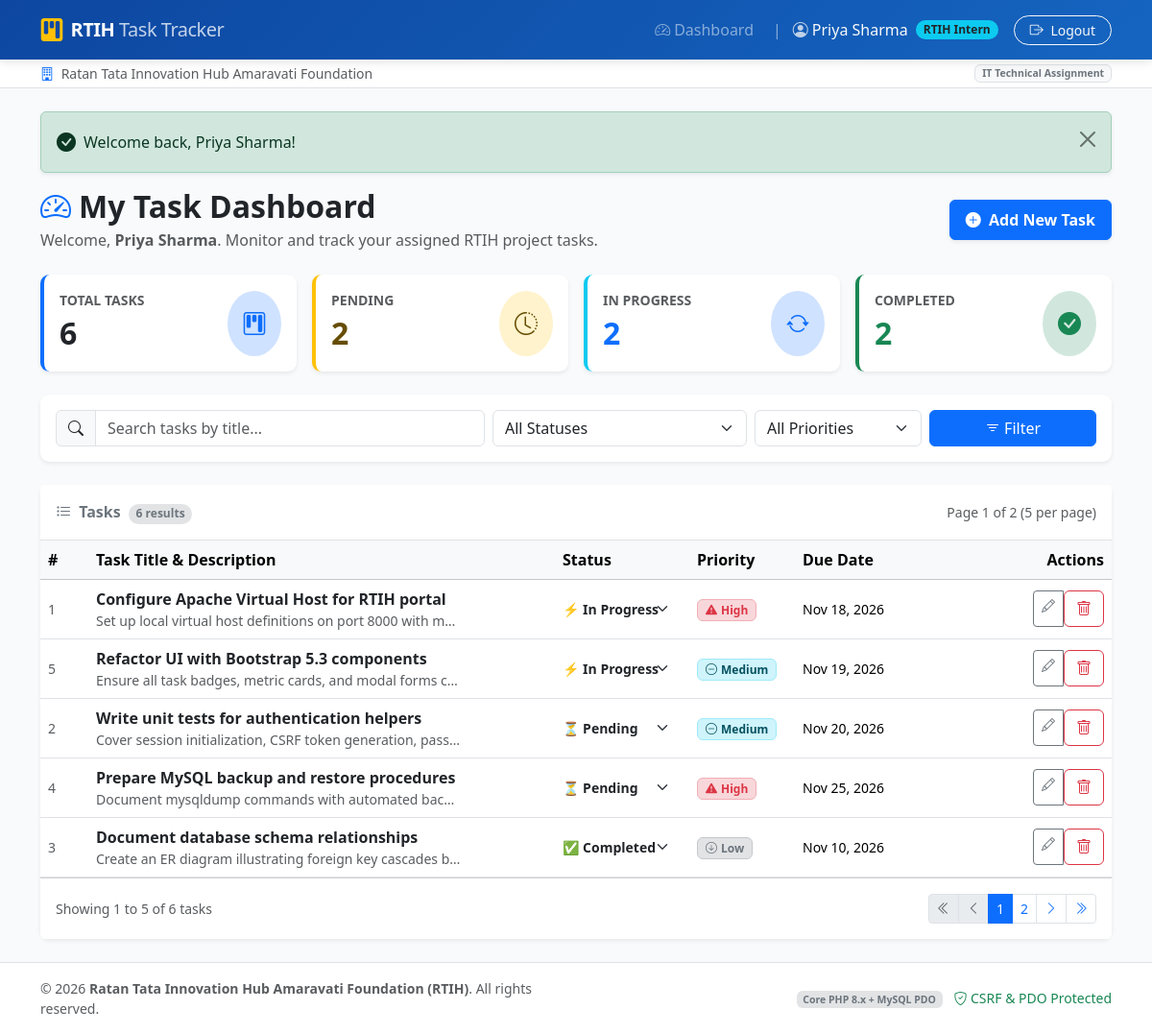
/index.php (signed in), run on the app's committed database.
### tables this page shows
CREATE TABLE `tasks` (
  `id` INT UNSIGNED AUTO_INCREMENT PRIMARY KEY,
  `user_id` INT UNSIGNED NOT NULL,
  `title` VARCHAR(255) NOT NULL,
  `description` TEXT NULL,
  `status` ENUM('Pending', 'In Progress', 'Completed') NOT NULL DEFAULT 'Pending',
  `priority` ENUM('Low', 'Medium', 'High') NOT NULL DEFAULT 'Medium',
  `due_date` DATE NULL,
  `created_at` TIMESTAMP DEFAULT CURRENT_TIMESTAMP,
  `updated_at` TIMESTAMP DEFAULT CURRENT_TIMESTAMP ON UPDATE CURRENT_TIMESTAMP,
  CONSTRAINT `fk_tasks_user_id` 
    FOREIGN KEY (`user_id`) 
    REFERENCES `users` (`id`) 
    ON DELETE CASCADE 
    ON UPDATE CASCADE,
  INDEX `idx_tasks_user_id` (`user_id`),
  INDEX `idx_tasks_status` (`status`),
  INDEX `idx_tasks_priority` (`priority`),
  INDEX `idx_tasks_due_date` (`due_date`)
);

### index.php (the view, shortened to what the rows shown need)
<?php
require_once __DIR__ . '/includes/db.php';
require_once __DIR__ . '/includes/helpers.php';
$userId   = current_user_id();
$perPage  = 5;
$search   = trim($_GET['search'] ?? '');
$status   = trim($_GET['status'] ?? '');
$priority = trim($_GET['priority'] ?? '');
$whereClauses = ['user_id = :user_id'];
$queryParams  = [':user_id' => $userId];
$whereSql = implode(' AND ', $whereClauses);
$totalFilteredTasks = 0;
try {
    $countStmt = $pdo->prepare("SELECT COUNT(*) FROM tasks WHERE {$whereSql}");
    $countStmt->execute($queryParams);
    $totalFilteredTasks = (int)$countStmt->fetchColumn();
} catch (PDOException $e) {
    error_log("Task count error: " . $e->getMessage());
}
$totalPages = max(1, (int)ceil($totalFilteredTasks / $perPage));
$page       = max(1, min($totalPages, (int)($_GET['page'] ?? 1)));
$offset     = ($page - 1) * $perPage;
$tasks = [];
try {
    $sql = "
        SELECT id, user_id, title, description, status, priority, due_date, created_at, updated_at
        FROM tasks
        WHERE {$whereSql}
        ORDER BY
            CASE
                WHEN status = 'In Progress' THEN 1
                WHEN status = 'Pending' THEN 2
                WHEN status = 'Completed' THEN 3
            END,
            CASE WHEN due_date IS NULL THEN 1 ELSE 0 END,
            due_date ASC,
            created_at DESC
        LIMIT :limit OFFSET :offset
    ";
    $stmt = $pdo->prepare($sql);
    foreach ($queryParams as $param => $val) {
        $stmt->bindValue($param, $val, PDO::PARAM_STR);
    }
    $stmt->bindValue(':limit', (int)$perPage, PDO::PARAM_INT);
    $stmt->bindValue(':offset', (int)$offset, PDO::PARAM_INT);
    $stmt->execute();
    $tasks = $stmt->fetchAll();
} catch (PDOException $e) {
    error_log("Task query error: " . $e->getMessage());
}
require_once __DIR__ . '/includes/header.php';
?>
<div class="d-flex flex-column flex-md-row justify-content-between align-items-md-center mb-4 gap-3">
    <div>
        <h2 class="fw-bold mb-1">
            <i class="bi bi-speedometer2 text-primary me-2"></i>My Task Dashboard
        </h2>
    </div>
</div>
<div class="card shadow-sm border-0">
    <?php if (empty($tasks)): ?>
        <div class="card-body text-center py-5">
            <div class="text-muted mb-3">
                <i class="bi bi-clipboard-x fs-1"></i>
            </div>
            <?php if ($search !== '' || $status !== '' || $priority !== ''): ?>
                <h5 class="fw-bold">No tasks matched your criteria</h5>
                <p class="text-muted small mb-3">Try adjusting your keyword search or clearing your active filters.</p>
                <a href="index.php" class="btn btn-outline-primary btn-sm">Reset All Filters</a>
            <?php else: ?>
                <h5 class="fw-bold">No tasks found</h5>
                <p class="text-muted small mb-3">You don't have any tasks in your tracker yet. Start by creating one!</p>
                <button type="button" class="btn btn-primary btn-sm" data-bs-toggle="modal" data-bs-target="#addTaskModal">
                    <i class="bi bi-plus-circle me-1"></i> Create First Task
                </button>
            <?php endif; ?>
        </div>
    <?php else: ?>
        <div class="table-responsive">
            <table class="table table-hover align-middle mb-0">
                <thead class="table-light">
                    <tr>
                        <th style="width: 50px;">#</th>
                        <th>Task Title &amp; Description</th>
                        <th style="width: 140px;">Status</th>
                        <th style="width: 110px;">Priority</th>
                        <th style="width: 130px;">Due Date</th>
                        <th style="width: 200px;" class="text-end">Actions</th>
                    </tr>
                </thead>
                <tbody>
                    <?php foreach ($tasks as $task): ?>
                        <?php
                            $overdue = is_overdue($task['due_date'], $task['status']);
                        ?>
                        <tr class="<?= $overdue ? 'table-danger-subtle' : '' ?>">
                            <td class="text-muted small"><?= (int)$task['id'] ?></td>
                            <td>
                                <div class="fw-bold text-dark mb-0">
                                    <a href="task_edit.php?id=<?= (int)$task['id'] ?>" class="text-dark text-decoration-none">
                                        <?= e($task['title']) ?>
                                    </a>
                                </div>
                                <?php if (!empty($task['description'])): ?>
                                    <div class="text-muted small text-truncate" style="max-width: 380px;">
                                        <?= e($task['description']) ?>
                                    </div>
                                <?php endif; ?>
                            </td>
                            <td>
                                <form action="task_status.php" method="POST" class="d-inline">
                                    <select name="status"
                                            class="form-select form-select-sm border-0 shadow-none fw-semibold p-0 bg-transparent"
                                            onchange="this.form.submit()"
                                            title="Click to quickly switch status">
                                        <option value="Pending" <?= $task['status'] === 'Pending' ? 'selected' : '' ?>>⏳ Pending</option>
                                        <option value="In Progress" <?= $task['status'] === 'In Progress' ? 'selected' : '' ?>>⚡ In Progress</option>
                                        <option value="Completed" <?= $task['status'] === 'Completed' ? 'selected' : '' ?>>✅ Completed</option>
                                    </select>
                                </form>
                            </td>
                            <td>
                                <?= priority_badge($task['priority']) ?>
                            </td>
                            <td>
                                <div class="small">
                                    <?= format_date($task['due_date']) ?>
                                </div>
                            </td>
                            <td class="text-end">
                                <div class="btn-group btn-group-sm">
                                    <a href="task_edit.php?id=<?= (int)$task['id'] ?>" class="btn btn-outline-secondary" title="Edit Task">
                                        <i class="bi bi-pencil"></i>
                                    </a>
                                    <form action="task_delete.php" method="POST" class="d-inline" onsubmit="return confirm('Are you sure you want to permanently delete this task?');">
                                        <button type="submit" class="btn btn-outline-danger" title="Delete Task">
                                            <i class="bi bi-trash"></i>
                                        </button>
                                    </form>
                                </div>
                            </td>
                        </tr>
                    <?php endforeach; ?>
                </tbody>
            </table>
        </div>
    <?php endif; ?>
</div>
<?php require_once __DIR__ . '/includes/footer.php'; ?>

### includes/helpers.php (shortened to what the rows shown need)
<?php
function e($value): string
{
    return htmlspecialchars((string)$value, ENT_QUOTES | ENT_SUBSTITUTE, 'UTF-8');
}
function format_date(?string $date, string $format = 'M d, Y'): string
{
    try {
        $dt = new DateTime($date);
        return $dt->format($format);
    } catch (Exception $e) {
        return e($date);
    }
}
function is_overdue(?string $dueDate, string $status): bool
{
    if (empty($dueDate) || $status === 'Completed') {
        return false;
    }
    $today = date('Y-m-d');
    return $dueDate < $today;
}
function priority_badge(string $priority): string
{
    switch ($priority) {
        case 'High':
            return '<span class="badge bg-danger-subtle text-danger border border-danger-subtle px-2 py-1"><i class="bi bi-exclamation-triangle-fill me-1"></i>High</span>';
        case 'Medium':
            return '<span class="badge bg-info-subtle text-info-emphasis border border-info-subtle px-2 py-1"><i class="bi bi-dash-circle me-1"></i>Medium</span>';
        case 'Low':
        default:
            return '<span class="badge bg-secondary-subtle text-secondary border border-secondary-subtle px-2 py-1"><i class="bi bi-arrow-down-circle me-1"></i>Low</span>';
    }
}

### data on the page
tasks: id "1", title "Configure Apache Virtual Host for RTIH portal", description "Set up local virtual host definitions on port 8000 with m…", status "⚡ In Progress", priority "High" (drawn), due_date "Nov 18, 2026"
tasks: id "5", title "Refactor UI with Bootstrap 5.3 components", description "Ensure all task badges, metric cards, and modal forms c…", status "⚡ In Progress", priority "Medium" (drawn), due_date "Nov 19, 2026"
tasks: id "2", title "Write unit tests for authentication helpers", description "Cover session initialization, CSRF token generation, pass…", status "⏳ Pending", priority "Medium" (drawn), due_date "Nov 20, 2026"
tasks: id "4", title "Prepare MySQL backup and restore procedures", description "Document mysqldump commands with automated bac…", status "⏳ Pending", priority "High" (drawn), due_date "Nov 25, 2026"
tasks: id "3", title "Document database schema relationships", description "Create an ER diagram illustrating foreign key cascades b…", status "✅ Completed", priority "Low" (drawn), due_date "Nov 10, 2026"

### other printed values
$user['name'] "Priya Sharma"
$flash['message'] "Welcome back, Priya Sharma!"
$metrics['total'] "6"
$metrics['pending'] "2"
$metrics['in_progress'] "2"
$metrics['completed'] "2"
$totalFilteredTasks "6"
$page "1"
$totalPages "2"
$offset + 1 "1"
min($offset + $perPage, $totalFilteredTasks) "5"
